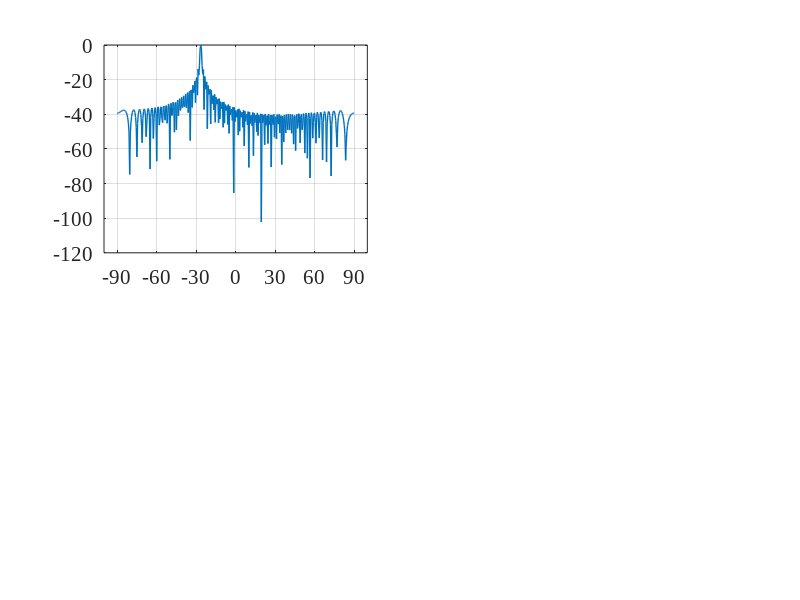

Source code (MATLAB): (Note: this script raises an error after producing the figure.)
close all   % close all windows
clear       % clear workspace
clc         % clear command window
f=300e6;    %carrier frequency (Hz)
n=100;       %number of array elements
l=0.04*3e8/f;    %wave length (m)
sa=361;     %sampling
d=l/2;
p=0:d:d*(n-1);
angle=[-90,90];
angle_m=[-26.5 
         0
        23 
        26.5];
Rat=[sqrt(10000) 
    sqrt(10000)
    sqrt(10000) 
    sqrt(10000)]'; %ratio
s_m=size(angle_m,2);
theta_list = linspace(angle(1, 1), angle(1, 2), 361);
steering_matrixe=exp(-1j*p'*2*pi/l*sin(theta_list*pi/180));
for i=1:4
    m_steering(:,:,i)=exp(-1j*p'*2*pi/l*sin(angle_m(i,:)*pi/180));
    R=[m_steering(:,:,i)] * [m_steering(:,:,i)]';
    RRR=det(R);
    R_inv = pinv(R);
    C=[m_steering(:,:,i)];
    w(:,i)=R_inv*C/(C'*R_inv*C)*Rat(:,i);
end

for it = 1:sa
      a = steering_matrixe(:, it);
      bp1(1, it) = abs(w(:,1)' * a);
      bp2(1, it) = abs(w(:,2)' * a);
      bp3(1, it) = abs(w(:,3)' * a);
      bp4(1, it) = abs(w(:,4)' * a);
end
  % Normalize.
bp1 = 20 * log10(bp1 / max(bp1));
bp2 = 20 * log10(bp2 / max(bp2));
bp3 = 20 * log10(bp3 / max(bp3));
bp4 = 20 * log10(bp4 / max(bp4));

for i = 1:s_m
    gain_m1(1,i) = abs(w(:,1)' * (m_steering(:,i,1)*m_steering(:,i,1)')* w(:,1)) / abs(w(:,1)'*w(:,1));
end

for i = 1:s_m
     gain_m2(1,i) = abs(w(:,2)' * (m_steering(:,i,2)*m_steering(:,i,2)')* w(:,2)) / abs(w(:,2)'*w(:,2));
end

for i = 1:s_m
     gain_m3(1,i) = abs(w(:,3)' * (m_steering(:,i,3)*m_steering(:,i,3)')* w(:,3)) / abs(w(:,3)'*w(:,3));
end

for i = 1:s_m
     gain_m4(1,i) = abs(w(:,4)' * (m_steering(:,i,4)*m_steering(:,i,4)')* w(:,4)) / abs(w(:,4)'*w(:,4));
end
gain=[gain_m1;gain_m2;gain_m3;gain_m4];


%%%%%画图
figure('position',[150,100,1000,750])%确定图片的位置和大小，[x y width height]

subplot(2,2,1);
plot(theta_list,bp1,'LineWidth',1);
grid on;
hold on;
delta = (angle(1, 2) - angle(1, 1)) / 6;
set(gca, 'xlim',[angle(1,1)-10, angle(1, 2)+10],'FontSize',15,'FontName','Times New Roman');
set(gca, 'xtick',angle(1, 1):delta: angle(1, 2),'FontSize',15,'FontName','Times New Roman'); 
%%%坐标
    DB11=bp1(angle_m(1,1)/0.5+181);
    DB11=roundn(DB11,-2); 
    plot(angle_m(1,1),DB11,'r*')
    text(angle_m(1,1)-2,DB11+4,[num2str(DB11)],'FontSize',10,'FontName','Times New Roman')

xlabel({'\fontname{宋体}\fontsize{20}方位角 (°)','\fontname{Times New Roman}\fontsize{20}(a)'});
ylabel('\fontname{宋体}\fontsize{20} 波束图 (dB)');
set(gca, 'YLim', [-80,7],'FontSize',19,'FontName','Times New Roman');


subplot(2,2,2);
plot(theta_list,bp2,'LineWidth',1);
grid on;
hold on;
delta = (angle(1, 2) - angle(1, 1)) / 6;
set(gca, 'xlim',[angle(1,1)-10, angle(1, 2)+10],'FontSize',15,'FontName','Times New Roman');
set(gca, 'xtick',angle(1, 1):delta: angle(1, 2),'FontSize',15,'FontName','Times New Roman');  

    DB21=bp2(angle_m(2,1)/0.5+181);
    DB21=roundn(DB21,-2); 
    plot(angle_m(2,1),DB21,'r*')
    text(angle_m(2,1)-2,DB21+4,[num2str(DB21)],'FontSize',10,'FontName','Times New Roman')

xlabel({'\fontname{宋体}\fontsize{20}方位角 (°)','\fontname{Times New Roman}\fontsize{20}(b)'});
ylabel('\fontname{宋体}\fontsize{20} 波束图 (dB)');
set(gca, 'YLim', [-80,7],'FontSize',19,'FontName','Times New Roman');


subplot(2,2,3);
plot(theta_list,bp3,'LineWidth',1);
grid on;
hold on;
delta = (angle(1, 2) - angle(1, 1)) / 6;
set(gca, 'xlim',[angle(1,1)-10, angle(1, 2)+10],'FontSize',15,'FontName','Times New Roman');
set(gca, 'xtick',angle(1, 1):delta: angle(1, 2),'FontSize',15,'FontName','Times New Roman');    

    DB31=bp3(angle_m(3,1)/0.5+181);
    DB31=roundn(DB31,-2); 
    plot(angle_m(3,1),DB31,'r*')
    text(angle_m(3,1)-2,DB31+4,[num2str(DB31)],'FontSize',10,'FontName','Times New Roman')

xlabel({'\fontname{宋体}\fontsize{20}方位角 (°)','\fontname{Times New Roman}\fontsize{20}(c)'});
ylabel('\fontname{宋体}\fontsize{20} 波束图 (dB)');
set(gca, 'YLim', [-80,7],'FontSize',19,'FontName','Times New Roman');


subplot(2,2,4);
plot(theta_list,bp4,'LineWidth',1);
grid on;
hold on;
delta = (angle(1, 2) - angle(1, 1)) / 6;
set(gca, 'xlim',[angle(1,1)-10, angle(1, 2)+10],'FontSize',15,'FontName','Times New Roman');
set(gca, 'xtick',angle(1, 1):delta: angle(1, 2),'FontSize',15,'FontName','Times New Roman');   

    DB41=bp4(angle_m(4,1)/0.5+181);
    DB41=roundn(DB41,-2); 
    plot(angle_m(4,1),DB41,'r*')
    text(angle_m(4,1)-2,DB41+4,[num2str(DB41)],'FontSize',10,'FontName','Times New Roman')


xlabel({'\fontname{宋体}\fontsize{20}方位角 (°)','\fontname{Times New Roman}\fontsize{20}(d)'});
ylabel('\fontname{宋体}\fontsize{20} 波束图 (dB)');
set(gca, 'YLim', [-80,7],'FontSize',19,'FontName','Times New Roman');
% saveas(gcf,['421','.emf']);
%print('-depsc','fig11.eps');
